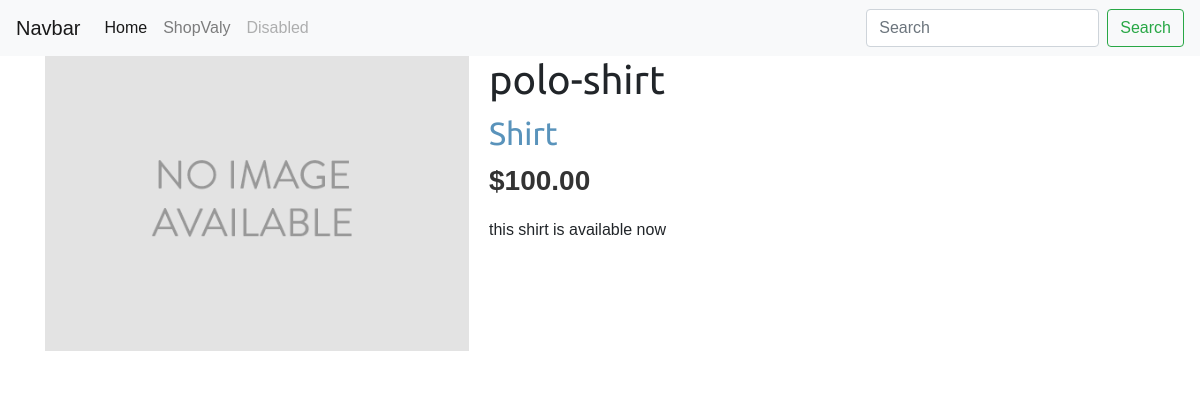
/2/polo-shirt/, run on the app's committed database.
### shop/models.py (models this page shows, shortened)
class Product(models.Model):
    category = models.ForeignKey(Category,
                                 related_name='products',
                                 on_delete=models.CASCADE)
    name = models.CharField(max_length=200, db_index=True)
    slug = models.SlugField(max_length=200, db_index=True)
    image = models.ImageField(upload_to='products/%Y/%m/%d',
                              blank=True)
    description = models.TextField(blank=True)
    price = models.DecimalField(max_digits=10, decimal_places=2)
    available = models.BooleanField(default=True)
    created = models.DateTimeField(auto_now_add=True)
    updated = models.DateTimeField(auto_now=True)
    class Meta:
        ordering = ('name',)
        index_together = (('id', 'slug'),)

class Category(models.Model):
    name = models.CharField(max_length=200,
                            db_index=True)
    slug = models.SlugField(max_length=200,
                            unique=True)
    class Meta:
        ordering = ('name',)
        verbose_name = 'category'
        verbose_name_plural = 'categories'
    def __str__(self):
        return self.name
    def get_absolute_url(self):
            return reverse('shop:product_list_by_category',
                           args=[self.slug])

### shop/views.py (the view)
# urls.py: path('<int:id>/<slug:slug>/',views.product_detail,name='product_detail')
def product_detail(request, id, slug):
    product = get_object_or_404(Product,id=id,slug=slug,available=True)
    context = {
        'product':product
    }
    return render(request,'shop/product/detail.html',context)

### templates/shop/product/detail.html (shortened to what this page needs)
{% extends "shop/base.html" %}
{% load static %}
{% block content %}
  <div class="product-detail">
    <img src="{% if product.image %}{{ product.image.url }}{% else %}{% static "img/no_image.png" %}{% endif %}">
    <h1>{{ product.name }}</h1>
    <h2><a href="{{ product.category.get_absolute_url }}">{{ product.category }}</a></h2>
    <p class="price">${{ product.price }}</p>
    {{ product.description|linebreaks }}
  </div>
{% endblock %}

### static/css/base.css (style rules this page uses)
body { margin:0; padding:0; font-family:helvetica, sans-serif; }
h1, h2, h3, h4, h5 , h6 { font-family: 'Ubuntu', sans-serif; font-weight:normal; }
a { text-decoration:none; color:#5993bb; }
.product-detail { text-align:justify; }
.product-detail .price { color:#333; font-size:28px; font-weight:bold; }
.product-detail img { width:40%; float:left; padding:0 20px 20px 0; }
.product-detail h1 { margin-bottom:0; }
.product-detail h2 { margin-top:10px; }

### data on the page
Product: name "polo-shirt", category "Shirt", price "100.00", description "this shirt is available now"
